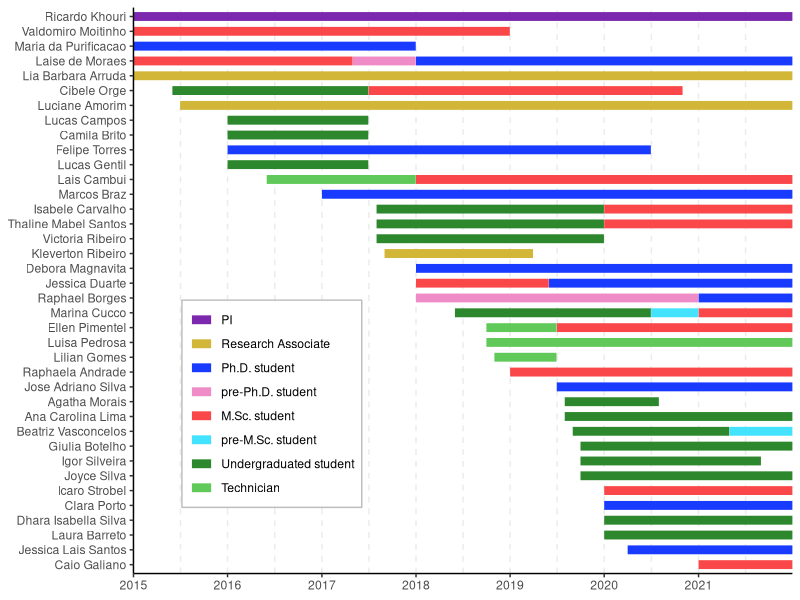

The R script that drew this image:
#install.packages("tidyverse")

library(tidyverse)

rm(list = ls())
getwd()

gantt <- read.csv("gantt_khourious.csv", h=T)

acts <- c("Ricardo Khouri", "Valdomiro Moitinho", "Maria da Purificacao", "Laise de Moraes", "Lia Barbara Arruda", "Cibele Orge", "Luciane Amorim", "Lucas Campos", "Camila Brito", "Felipe Torres", "Lucas Gentil", "Lais Cambui", "Marcos Braz", "Isabele Carvalho", "Thaline Mabel Santos", "Victoria Ribeiro", "Kleverton Ribeiro", "Debora Magnavita", "Jessica Duarte", "Raphael Borges", "Marina Cucco", "Ellen Pimentel", "Luisa Pedrosa", "Lilian Gomes", "Raphaela Andrade", "Jose Adriano Silva", "Agatha Morais", "Ana Carolina Lima", "Beatriz Vasconcelos", "Giulia Botelho", "Igor Silveira", "Joyce Silva", "Icaro Strobel", "Clara Porto", "Dhara Isabella Silva", "Laura Barreto", "Jessica Lais Santos", "Caio Galiano")

els <- c("PI", "Research Associate", "Ph.D. student", "pre-Ph.D. student", "M.Sc. student", "pre-M.Sc. student", "Undergraduated student", "Technician")

g.gantt <- gather(gantt, "state", "date", 4:5) %>% mutate(date = as.Date(date, "%Y.%m.%d"), a2=factor(a2, acts[length(acts):1]), a3=factor(a3, els))

actcols <- c("#7b28ae","#d2b637", "#193bff", "#ef8cc8", "#fa4749", "#43e3ff", "#2c872d", "#60c959")

ggplot(g.gantt, aes(date, a2, colour = a3)) +
  geom_line(size = 3) +
  scale_color_manual(values=actcols) +
  theme_classic() +
  scale_x_date(limits = c(as.Date("2015-01-01"), NA), expand = c(0,0), breaks = "1 year", date_labels = "%Y") +
  theme(panel.grid.major.y = element_blank(),
        panel.grid.major.x = element_line(linetype="dashed", size=0.5),
        panel.grid.minor = element_line(linetype="dashed", size=0.5),
        axis.line = element_line(colour = "black"),
        legend.position = c(0.21, 0.3),
        legend.title = element_blank(),
        legend.background = element_rect(size=0.5, linetype="solid", colour="grey")) +
  labs(x=NULL, y=NULL)

ggsave("gantt_khourious.pdf")
ggsave("gantt_khourious.png")
